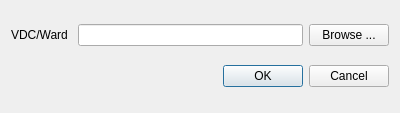
<?xml version="1.0" encoding="UTF-8"?>
<ui version="4.0">
 <class>VdcSelection</class>
 <widget class="QDialog" name="VdcSelection">
  <property name="geometry">
   <rect>
    <x>0</x>
    <y>0</y>
    <width>400</width>
    <height>113</height>
   </rect>
  </property>
  <property name="windowTitle">
   <string>VDC/Ward Selection</string>
  </property>
  <layout class="QVBoxLayout" name="verticalLayout">
   <item>
    <layout class="QHBoxLayout" name="horizontalLayout">
     <item>
      <widget class="QLabel" name="label_2">
       <property name="text">
        <string>VDC/Ward </string>
       </property>
      </widget>
     </item>
     <item>
      <widget class="QLineEdit" name="edtVdc">
       <property name="readOnly">
        <bool>true</bool>
       </property>
      </widget>
     </item>
     <item>
      <widget class="QPushButton" name="btnBrowse">
       <property name="text">
        <string>Browse ...</string>
       </property>
      </widget>
     </item>
    </layout>
   </item>
   <item>
    <widget class="QDialogButtonBox" name="buttonBox">
     <property name="orientation">
      <enum>Qt::Horizontal</enum>
     </property>
     <property name="standardButtons">
      <set>QDialogButtonBox::Cancel|QDialogButtonBox::Ok</set>
     </property>
    </widget>
   </item>
  </layout>
 </widget>
 <resources/>
 <connections>
  <connection>
   <sender>buttonBox</sender>
   <signal>accepted()</signal>
   <receiver>VdcSelection</receiver>
   <slot>accept()</slot>
   <hints>
    <hint type="sourcelabel">
     <x>227</x>
     <y>130</y>
    </hint>
    <hint type="destinationlabel">
     <x>157</x>
     <y>147</y>
    </hint>
   </hints>
  </connection>
  <connection>
   <sender>buttonBox</sender>
   <signal>rejected()</signal>
   <receiver>VdcSelection</receiver>
   <slot>reject()</slot>
   <hints>
    <hint type="sourcelabel">
     <x>295</x>
     <y>136</y>
    </hint>
    <hint type="destinationlabel">
     <x>286</x>
     <y>147</y>
    </hint>
   </hints>
  </connection>
 </connections>
</ui>
